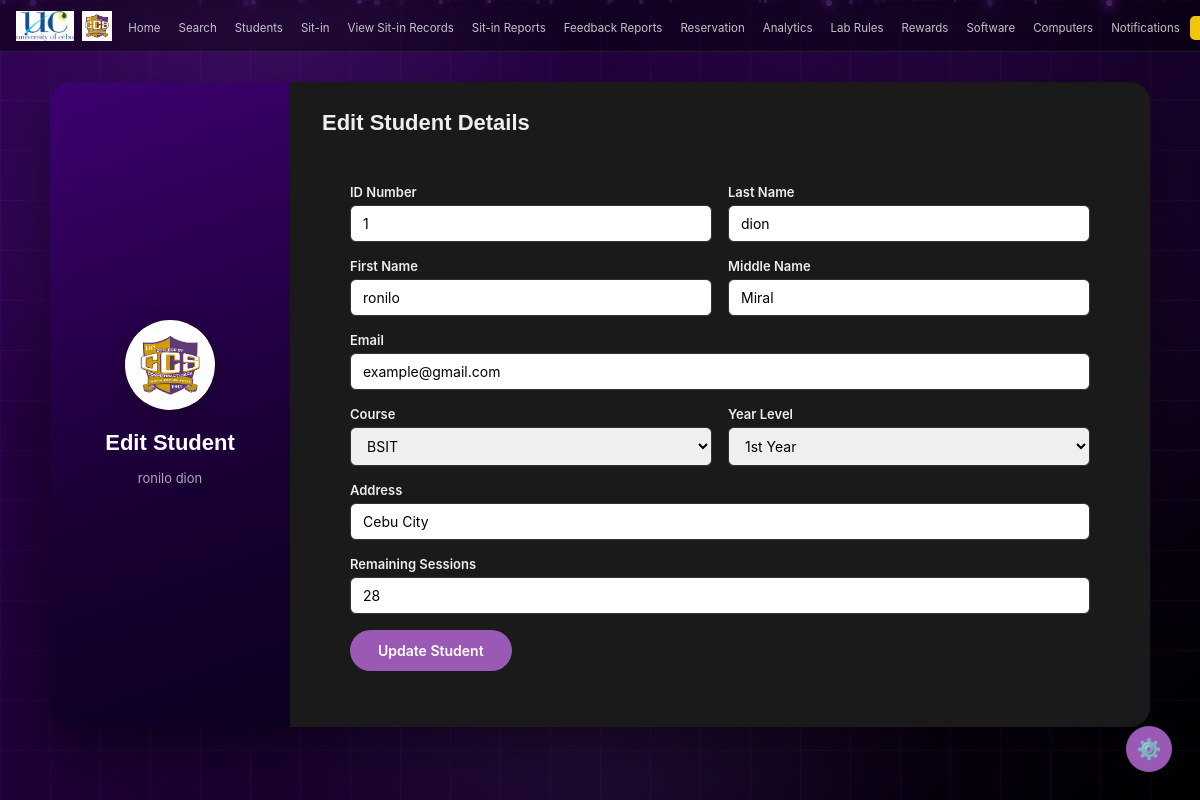
The app's page /admin/students/edit/2 (signed in), older data.
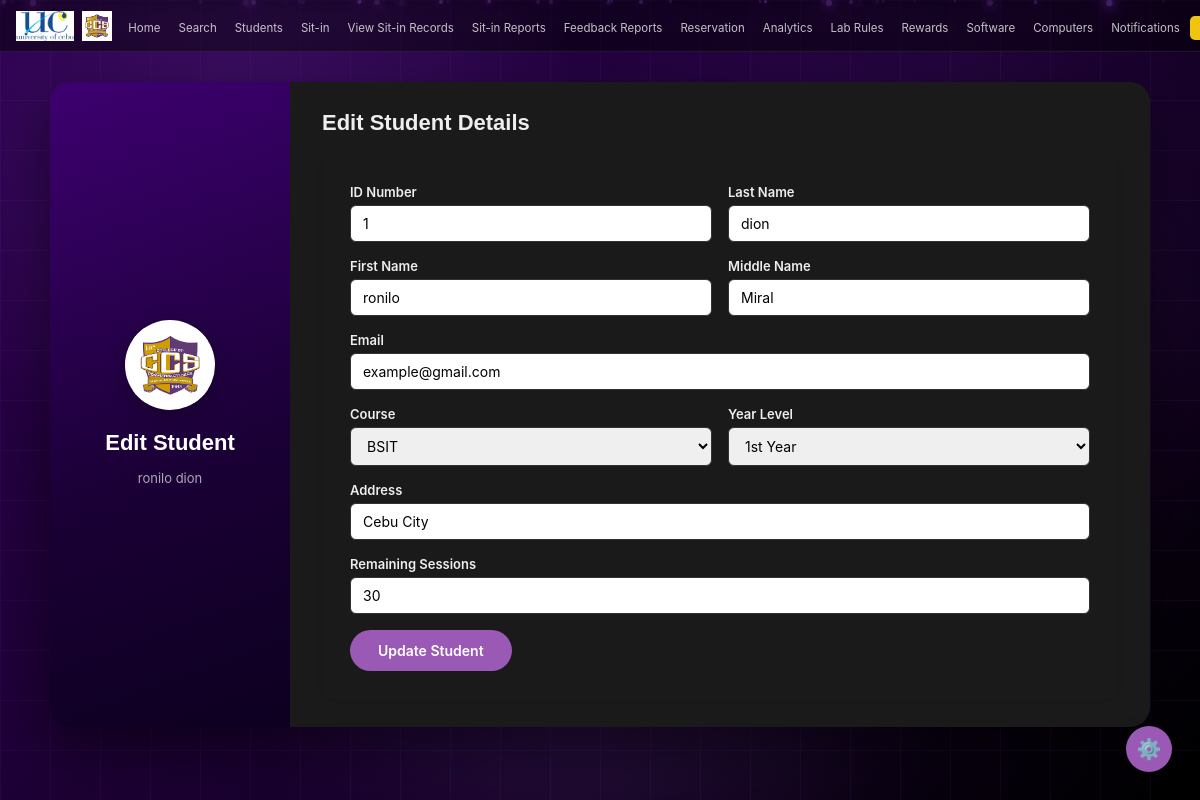
The same page, newer data.
### tables this page shows
CREATE TABLE users (
        id INTEGER PRIMARY KEY AUTOINCREMENT,
        idnum TEXT NOT NULL UNIQUE,
        lastname TEXT NOT NULL,
        firstname TEXT NOT NULL,
        midname TEXT,
        email TEXT NOT NULL UNIQUE,
        course TEXT NOT NULL,
        level TEXT NOT NULL,
        address TEXT NOT NULL,
        password TEXT NOT NULL,
        sessions INTEGER NOT NULL DEFAULT 30,
        photo TEXT DEFAULT NULL
    );

### app.py (the view, shortened to what this page needs)
@app.route('/admin/students/edit/<int:id>', methods=['GET', 'POST'])
def edit_student(id):
    if not admin_required():
        return redirect(url_for('login'))
    conn = get_db()
    student = conn.execute('SELECT * FROM users WHERE id=?', (id,)).fetchone()
    conn.close()
    return render_template('admin/edit_student.html', student=student)

### app.py (called while the page is built, shortened)
def get_db():
    conn = sqlite3.connect(os.path.join(BASE_DIR, 'database.db'))
    conn.row_factory = sqlite3.Row
    return conn

@app.before_request
def csrf_protect():
    if 'csrf_token' not in session:
        session['csrf_token'] = secrets.token_hex(16)
    if request.method == "POST":
        token = session.get('csrf_token', '')
        form_token = request.form.get('csrf_token', '')
        if not token or token != form_token:
            flash('Invalid request. Please try again.', 'error')
            return redirect(request.url)

@app.context_processor
def inject_unread_count():
    if 'user_id' in session and session.get('role') == 'admin':
        conn = get_db()
        count = conn.execute('''
            SELECT COUNT(*) FROM notifications
            WHERE is_read = 0 AND idnum = ?
        ''', (session['user_idnum'],)).fetchone()[0]
        conn.close()
        return dict(unread_count=count)
    return dict(unread_count=0)

def admin_required():
    return 'user_id' in session and session.get('role') == 'admin'

### templates/admin/edit_student.html (shortened to what the changed rows need)
<!DOCTYPE html>
<html lang="en" data-theme="dark">
<head>
  <link rel="stylesheet" href="{{ url_for('static', filename='style.css') }}">
</head>
<body>
  <main class="admin-main">
    <div class="admin-split-card">
      <div class="split-left">
        <div class="split-logo-circle">
          <img src="{{ url_for('static', filename='ccsmainlogo.png') }}" alt="CCS">
        </div>
        <h2 class="split-title">Edit Student</h2>
        <p class="split-desc">{{ student['firstname'] }} {{ student['lastname'] }}</p>
      </div>
      <div class="split-right">
        <h2 class="form-title">Edit Student Details</h2>
        <form method="POST" class="form-card">
          <div class="form-row">
            <div class="form-field">
              <label>ID Number</label>
              <input name="idnum" value="{{ student['idnum'] }}" required>
            </div>
            <div class="form-field">
              <label>Last Name</label>
              <input name="lastname" value="{{ student['lastname'] }}" required>
            </div>
          </div>
          <div class="form-row">
            <div class="form-field">
              <label>First Name</label>
              <input name="firstname" value="{{ student['firstname'] }}" required>
            </div>
            <div class="form-field">
              <label>Middle Name</label>
              <input name="midname" value="{{ student['midname'] }}">
            </div>
          </div>
          <div class="form-field">
            <label>Email</label>
            <input name="email" type="email" value="{{ student['email'] }}" required>
          </div>
          <div class="form-field">
            <label>Address</label>
            <input name="address" value="{{ student['address'] }}" required>
          </div>
          <div class="form-field">
            <label>Remaining Sessions</label>
            <input name="sessions" type="number" value="{{ student['sessions'] }}" min="0">
          </div>
        </form>
      </div>
    </div>
  </main>
</body>
</html>

Row changes from the older to the newer data that the page shows:
changed users "ronilo": sessions "28" → "30"
